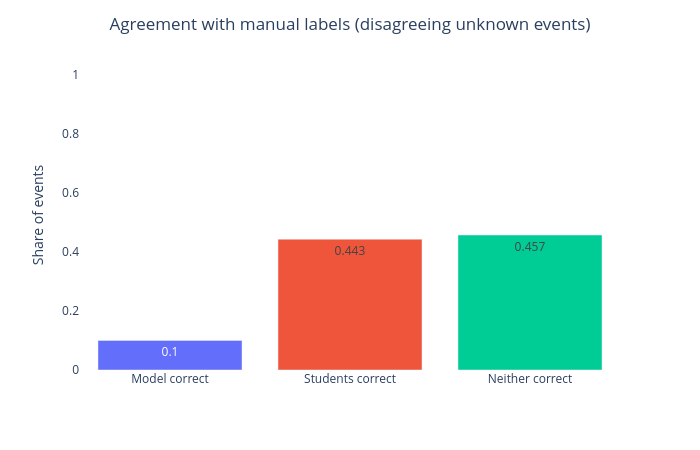

This figure's notebook cell:
### Markdown cell above
## Accuracy against the manual labels

Share of the 70 events where each model's predicted class matches the hand-assigned
label. `neither` is the share where both models were wrong (recall they always
disagree, so they can never both be right).

### Code cell
model_acc = df['model_correct'].mean()
students_acc = df['students_correct'].mean()
neither = (~df['model_correct'] & ~df['students_correct']).mean()

summary = pd.DataFrame({
    'outcome': ['Model correct', 'Students correct', 'Neither correct'],
    'share': [model_acc, students_acc, neither],
    'count': [df['model_correct'].sum(), df['students_correct'].sum(),
              (~df['model_correct'] & ~df['students_correct']).sum()],
})
display(summary)

fig = px.bar(summary, x='outcome', y='share', color='outcome', text=summary['share'].round(3),
             labels={'outcome': '', 'share': 'Share of events'})
fig.update_layout(title={'text': 'Agreement with manual labels (disagreeing unknown events)', 'x': 0.5},
                  plot_bgcolor='white', width=700, height=450,
                  yaxis={'range': [0, 1.05]}, showlegend=False)
fig.show()

### Figure 1 — Plotly figure (JSON) as saved in the notebook; plotly's stock layout.template omitted (floating-point values rounded to 4 significant figures)
{"data": [{"hovertemplate": "=%{x}<br>Share of events=%{y}<br>text=%{text}<extra></extra>", "legendgroup": "Model correct", "marker": {"color": "#636efa", "pattern": {"shape": ""}}, "name": "Model correct", "orientation": "v", "showlegend": true, "text": [0.1], "textposition": "auto", "type": "bar", "x": ["Model correct"], "xaxis": "x", "y": [0.1], "yaxis": "y"}, {"hovertemplate": "=%{x}<br>Share of events=%{y}<br>text=%{text}<extra></extra>", "legendgroup": "Students correct", "marker": {"color": "#EF553B", "pattern": {"shape": ""}}, "name": "Students correct", "orientation": "v", "showlegend": true, "text": [0.443], "textposition": "auto", "type": "bar", "x": ["Students correct"], "xaxis": "x", "y": [0.4429], "yaxis": "y"}, {"hovertemplate": "=%{x}<br>Share of events=%{y}<br>text=%{text}<extra></extra>", "legendgroup": "Neither correct", "marker": {"color": "#00cc96", "pattern": {"shape": ""}}, "name": "Neither correct", "orientation": "v", "showlegend": true, "text": [0.457], "textposition": "auto", "type": "bar", "x": ["Neither correct"], "xaxis": "x", "y": [0.4571], "yaxis": "y"}], "layout": {"barmode": "relative", "height": 450, "legend": {"title": {"text": ""}, "tracegroupgap": 0}, "margin": {"t": 60}, "plot_bgcolor": "white", "showlegend": false, "title": {"text": "Agreement with manual labels (disagreeing unknown events)", "x": 0.5}, "width": 700, "xaxis": {"anchor": "y", "categoryarray": ["Model correct", "Students correct", "Neither correct"], "categoryorder": "array", "domain": [0.0, 1.0], "title": {"text": ""}}, "yaxis": {"anchor": "x", "domain": [0.0, 1.0], "range": [0, 1.05], "title": {"text": "Share of events"}}}}
